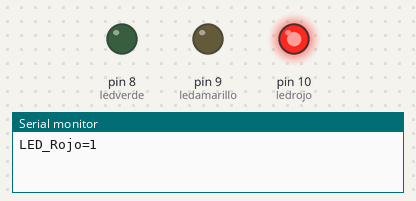
Simulated run of this sketch. Board: Arduino Uno, built with avr-gcc and run on an emulated ATmega328P. Parts: output pins drawn as LEDs (lit = HIGH), the last lines printed to the serial monitor.

Above: at 1.0 s.
At 5.5 s:
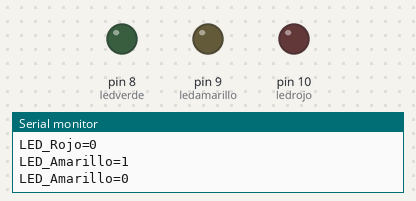
At 10.0 s:
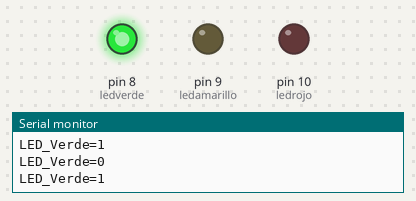
At 22.0 s:
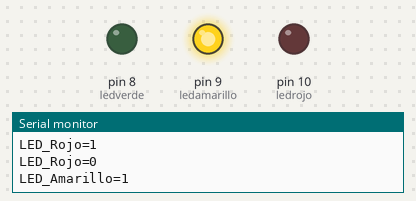
Timing chart, 0 to 23.4 s (numbered marks = the images above):
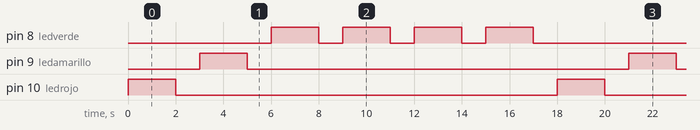

Measured:
- by itself, pin 8 (ledverde): repeats every 18.0 s: 3 × (LOW 1.0 s, HIGH 2.0 s), LOW 7.0 s, HIGH 2.0 s
- by itself, pin 9 (ledamarillo), pin 10 (ledrojo): alternates HIGH for 2.0 s and LOW for 16.0 s
- by itself, everything shown: repeats every 18.0 s, in 12 steps

The sketch:

miguel.ino
```cpp
int ledrojo  = 10, ledamarillo = 9, ledverde = 8;

void setup()
{
  Serial.begin(9600);
  pinMode(ledrojo, OUTPUT);
  pinMode(ledamarillo, OUTPUT);
  pinMode(ledverde, OUTPUT);
}

void loop() {
    encenderled(ledrojo);
    apagarled(ledamarillo);
    apagarled(ledverde);
    if (digitalRead(ledrojo) == HIGH) {
        Serial.println("LED_Rojo=1");
    }
    delay(2000);

    apagarled(ledrojo);
    if(digitalRead(ledrojo) == LOW){
      Serial.println("LED_Rojo=0");
    }
    delay(1000);
    encenderled(ledamarillo);
    if (digitalRead(ledamarillo) == HIGH) {
        Serial.println("LED_Amarillo=1");
    }
    delay(2000);
    apagarled(ledamarillo);
    if(digitalRead(ledamarillo) == LOW){
      Serial.println("LED_Amarillo=0");
    }
    delay(1000);
    for (int i = 0; i <= 3; i++) {
        encenderled(ledverde);
        if (digitalRead(ledverde) == HIGH) {
            Serial.println("LED_Verde=1");
        }
        delay(2000);
        apagarled(ledverde);

        if(digitalRead(ledverde) == LOW){
        Serial.println("LED_Verde=0");
        }
        delay(1000);
    }
}
void encenderled(int led)
{
	digitalWrite(led, HIGH);
}

void apagarled(int led)
{
  	digitalWrite(led, LOW);
}
```
